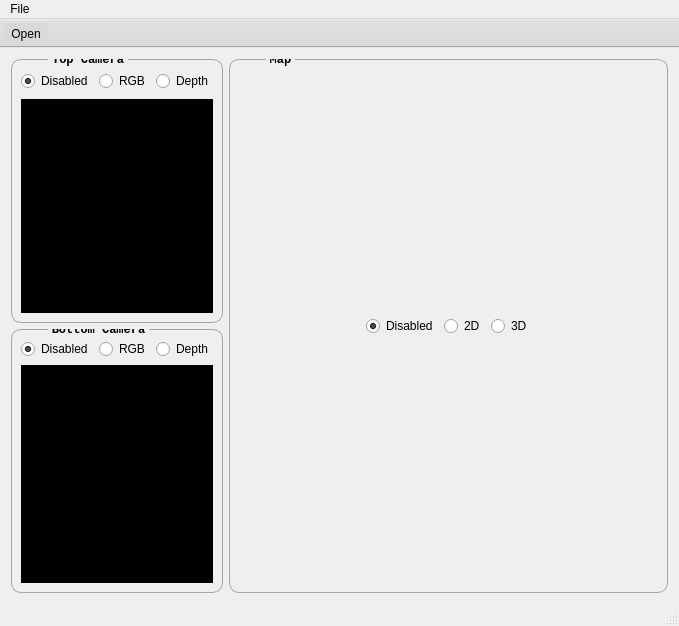
<?xml version="1.0" encoding="UTF-8"?>
<ui version="4.0">
 <class>MainWindow</class>
 <widget class="QMainWindow" name="MainWindow">
  <property name="geometry">
   <rect>
    <x>0</x>
    <y>0</y>
    <width>679</width>
    <height>626</height>
   </rect>
  </property>
  <property name="minimumSize">
   <size>
    <width>0</width>
    <height>0</height>
   </size>
  </property>
  <property name="font">
   <font>
    <weight>50</weight>
    <bold>false</bold>
   </font>
  </property>
  <property name="windowTitle">
   <string>oMainWindow</string>
  </property>
  <widget class="QWidget" name="centralWidget">
   <layout class="QVBoxLayout" name="verticalLayout_9">
    <item>
     <layout class="QHBoxLayout" name="horizontalLayout_4" stretch="1,3">
      <item>
       <layout class="QVBoxLayout" name="verticalLayout_8">
        <item>
         <layout class="QVBoxLayout" name="verticalLayout_4">
          <item>
           <widget class="QGroupBox" name="GroupBox_Top_Camera">
            <property name="sizePolicy">
             <sizepolicy hsizetype="Preferred" vsizetype="Preferred">
              <horstretch>0</horstretch>
              <verstretch>0</verstretch>
             </sizepolicy>
            </property>
            <property name="font">
             <font>
              <family>consolas</family>
              <weight>75</weight>
              <italic>false</italic>
              <bold>true</bold>
             </font>
            </property>
            <property name="autoFillBackground">
             <bool>false</bool>
            </property>
            <property name="styleSheet">
             <string notr="true">QGroupBox{
    border: 1px solid rgb(165,165,165);
	border-radius: 10px;
    margin-top: 0.5em;
}

QGroupBox::title {
    top: -6px;
    left: auto;
	right: auto;
}</string>
            </property>
            <property name="title">
             <string>Top Camera</string>
            </property>
            <property name="alignment">
             <set>Qt::AlignHCenter|Qt::AlignTop</set>
            </property>
            <property name="flat">
             <bool>false</bool>
            </property>
            <layout class="QVBoxLayout" name="verticalLayout_5">
             <property name="leftMargin">
              <number>9</number>
             </property>
             <property name="topMargin">
              <number>9</number>
             </property>
             <property name="rightMargin">
              <number>9</number>
             </property>
             <property name="bottomMargin">
              <number>9</number>
             </property>
             <item>
              <layout class="QHBoxLayout" name="horizontalLayout_2">
               <property name="topMargin">
                <number>2</number>
               </property>
               <property name="bottomMargin">
                <number>2</number>
               </property>
               <item>
                <spacer name="horizontalSpacer_3">
                 <property name="orientation">
                  <enum>Qt::Horizontal</enum>
                 </property>
                 <property name="sizeHint" stdset="0">
                  <size>
                   <width>40</width>
                   <height>20</height>
                  </size>
                 </property>
                </spacer>
               </item>
               <item>
                <widget class="QRadioButton" name="radioButton_Top_Camera_1">
                 <property name="text">
                  <string>Disabled</string>
                 </property>
                 <property name="checked">
                  <bool>true</bool>
                 </property>
                </widget>
               </item>
               <item>
                <widget class="QRadioButton" name="radioButton_Top_Camera_2">
                 <property name="text">
                  <string>RGB</string>
                 </property>
                </widget>
               </item>
               <item>
                <widget class="QRadioButton" name="radioButton_Top_Camera_3">
                 <property name="text">
                  <string>Depth</string>
                 </property>
                </widget>
               </item>
               <item>
                <spacer name="horizontalSpacer_4">
                 <property name="orientation">
                  <enum>Qt::Horizontal</enum>
                 </property>
                 <property name="sizeHint" stdset="0">
                  <size>
                   <width>40</width>
                   <height>20</height>
                  </size>
                 </property>
                </spacer>
               </item>
              </layout>
             </item>
             <item>
              <widget class="QLabel" name="TopCameraImage">
               <property name="sizePolicy">
                <sizepolicy hsizetype="Ignored" vsizetype="Ignored">
                 <horstretch>0</horstretch>
                 <verstretch>0</verstretch>
                </sizepolicy>
               </property>
               <property name="styleSheet">
                <string notr="true">background-color: rgb(0, 0, 0);</string>
               </property>
               <property name="text">
                <string/>
               </property>
               <property name="scaledContents">
                <bool>true</bool>
               </property>
              </widget>
             </item>
            </layout>
           </widget>
          </item>
         </layout>
        </item>
        <item>
         <layout class="QVBoxLayout" name="verticalLayout_6">
          <item>
           <widget class="QGroupBox" name="GroupBox_Bottom_Camera">
            <property name="sizePolicy">
             <sizepolicy hsizetype="Preferred" vsizetype="Preferred">
              <horstretch>0</horstretch>
              <verstretch>0</verstretch>
             </sizepolicy>
            </property>
            <property name="font">
             <font>
              <family>consolas</family>
              <weight>75</weight>
              <italic>false</italic>
              <bold>true</bold>
             </font>
            </property>
            <property name="autoFillBackground">
             <bool>false</bool>
            </property>
            <property name="styleSheet">
             <string notr="true">QGroupBox{
    border: 1px solid rgb(165,165,165);
	border-radius: 10px;
    margin-top: 0.5em;
}

QGroupBox::title {
    top: -6px;
    left: auto;
	right: auto;
}</string>
            </property>
            <property name="title">
             <string>Bottom Camera</string>
            </property>
            <property name="alignment">
             <set>Qt::AlignHCenter|Qt::AlignTop</set>
            </property>
            <property name="flat">
             <bool>false</bool>
            </property>
            <layout class="QVBoxLayout" name="verticalLayout_7">
             <property name="leftMargin">
              <number>9</number>
             </property>
             <property name="topMargin">
              <number>9</number>
             </property>
             <property name="rightMargin">
              <number>9</number>
             </property>
             <property name="bottomMargin">
              <number>9</number>
             </property>
             <item>
              <layout class="QHBoxLayout" name="horizontalLayout_3">
               <item>
                <spacer name="horizontalSpacer_5">
                 <property name="orientation">
                  <enum>Qt::Horizontal</enum>
                 </property>
                 <property name="sizeHint" stdset="0">
                  <size>
                   <width>40</width>
                   <height>20</height>
                  </size>
                 </property>
                </spacer>
               </item>
               <item>
                <widget class="QRadioButton" name="radioButton_Bottom_Camera_1">
                 <property name="text">
                  <string>Disabled</string>
                 </property>
                 <property name="checked">
                  <bool>true</bool>
                 </property>
                </widget>
               </item>
               <item>
                <widget class="QRadioButton" name="radioButton_Bottom_Camera_2">
                 <property name="text">
                  <string>RGB</string>
                 </property>
                </widget>
               </item>
               <item>
                <widget class="QRadioButton" name="radioButton_Bottom_Camera_3">
                 <property name="text">
                  <string>Depth</string>
                 </property>
                </widget>
               </item>
               <item>
                <spacer name="horizontalSpacer_6">
                 <property name="orientation">
                  <enum>Qt::Horizontal</enum>
                 </property>
                 <property name="sizeHint" stdset="0">
                  <size>
                   <width>40</width>
                   <height>20</height>
                  </size>
                 </property>
                </spacer>
               </item>
              </layout>
             </item>
             <item>
              <widget class="QLabel" name="BottomCameraImage">
               <property name="sizePolicy">
                <sizepolicy hsizetype="Ignored" vsizetype="Ignored">
                 <horstretch>0</horstretch>
                 <verstretch>0</verstretch>
                </sizepolicy>
               </property>
               <property name="styleSheet">
                <string notr="true">background-color: rgb(0, 0, 0);</string>
               </property>
               <property name="text">
                <string/>
               </property>
               <property name="scaledContents">
                <bool>true</bool>
               </property>
              </widget>
             </item>
            </layout>
           </widget>
          </item>
         </layout>
        </item>
       </layout>
      </item>
      <item>
       <layout class="QVBoxLayout" name="verticalLayout_2">
        <item>
         <widget class="QGroupBox" name="GroupBox_Map">
          <property name="sizePolicy">
           <sizepolicy hsizetype="Preferred" vsizetype="Preferred">
            <horstretch>0</horstretch>
            <verstretch>0</verstretch>
           </sizepolicy>
          </property>
          <property name="font">
           <font>
            <family>consolas</family>
            <weight>75</weight>
            <italic>false</italic>
            <bold>true</bold>
           </font>
          </property>
          <property name="autoFillBackground">
           <bool>false</bool>
          </property>
          <property name="styleSheet">
           <string notr="true">QGroupBox{
    border: 1px solid rgb(165,165,165);
	border-radius: 10px;
    margin-top: 0.5em;
}

QGroupBox::title {
    top: -6px;
    left: auto;
	right: auto;
}</string>
          </property>
          <property name="title">
           <string>Map</string>
          </property>
          <property name="alignment">
           <set>Qt::AlignHCenter|Qt::AlignTop</set>
          </property>
          <property name="flat">
           <bool>false</bool>
          </property>
          <layout class="QVBoxLayout" name="verticalLayout_3">
           <property name="leftMargin">
            <number>9</number>
           </property>
           <property name="topMargin">
            <number>9</number>
           </property>
           <property name="rightMargin">
            <number>9</number>
           </property>
           <property name="bottomMargin">
            <number>9</number>
           </property>
           <item>
            <layout class="QHBoxLayout" name="horizontalLayout">
             <item>
              <spacer name="horizontalSpacer">
               <property name="orientation">
                <enum>Qt::Horizontal</enum>
               </property>
               <property name="sizeHint" stdset="0">
                <size>
                 <width>40</width>
                 <height>20</height>
                </size>
               </property>
              </spacer>
             </item>
             <item>
              <widget class="QRadioButton" name="radioButton_Map_1">
               <property name="text">
                <string>Disabled</string>
               </property>
               <property name="checked">
                <bool>true</bool>
               </property>
              </widget>
             </item>
             <item>
              <widget class="QRadioButton" name="radioButton_Map_2">
               <property name="text">
                <string>2D</string>
               </property>
              </widget>
             </item>
             <item>
              <widget class="QRadioButton" name="radioButton_Map_3">
               <property name="text">
                <string>3D</string>
               </property>
              </widget>
             </item>
             <item>
              <spacer name="horizontalSpacer_2">
               <property name="orientation">
                <enum>Qt::Horizontal</enum>
               </property>
               <property name="sizeHint" stdset="0">
                <size>
                 <width>40</width>
                 <height>20</height>
                </size>
               </property>
              </spacer>
             </item>
            </layout>
           </item>
          </layout>
         </widget>
        </item>
       </layout>
      </item>
     </layout>
    </item>
   </layout>
  </widget>
  <widget class="QMenuBar" name="menuBar">
   <property name="geometry">
    <rect>
     <x>0</x>
     <y>0</y>
     <width>679</width>
     <height>22</height>
    </rect>
   </property>
   <widget class="QMenu" name="menuFile">
    <property name="title">
     <string>File</string>
    </property>
    <addaction name="actionOpen"/>
   </widget>
   <addaction name="menuFile"/>
  </widget>
  <widget class="QToolBar" name="mainToolBar">
   <property name="styleSheet">
    <string notr="true">background-color: rgb(217, 217, 217);</string>
   </property>
   <property name="movable">
    <bool>false</bool>
   </property>
   <property name="floatable">
    <bool>false</bool>
   </property>
   <attribute name="toolBarArea">
    <enum>TopToolBarArea</enum>
   </attribute>
   <attribute name="toolBarBreak">
    <bool>false</bool>
   </attribute>
   <addaction name="actionOpen"/>
  </widget>
  <widget class="QStatusBar" name="statusBar"/>
  <action name="actionOpen">
   <property name="icon">
    <iconset>
     <normaloff>../Downloads/map.png</normaloff>../Downloads/map.png</iconset>
   </property>
   <property name="text">
    <string>Open</string>
   </property>
  </action>
 </widget>
 <layoutdefault spacing="6" margin="11"/>
 <resources/>
 <connections/>
</ui>
